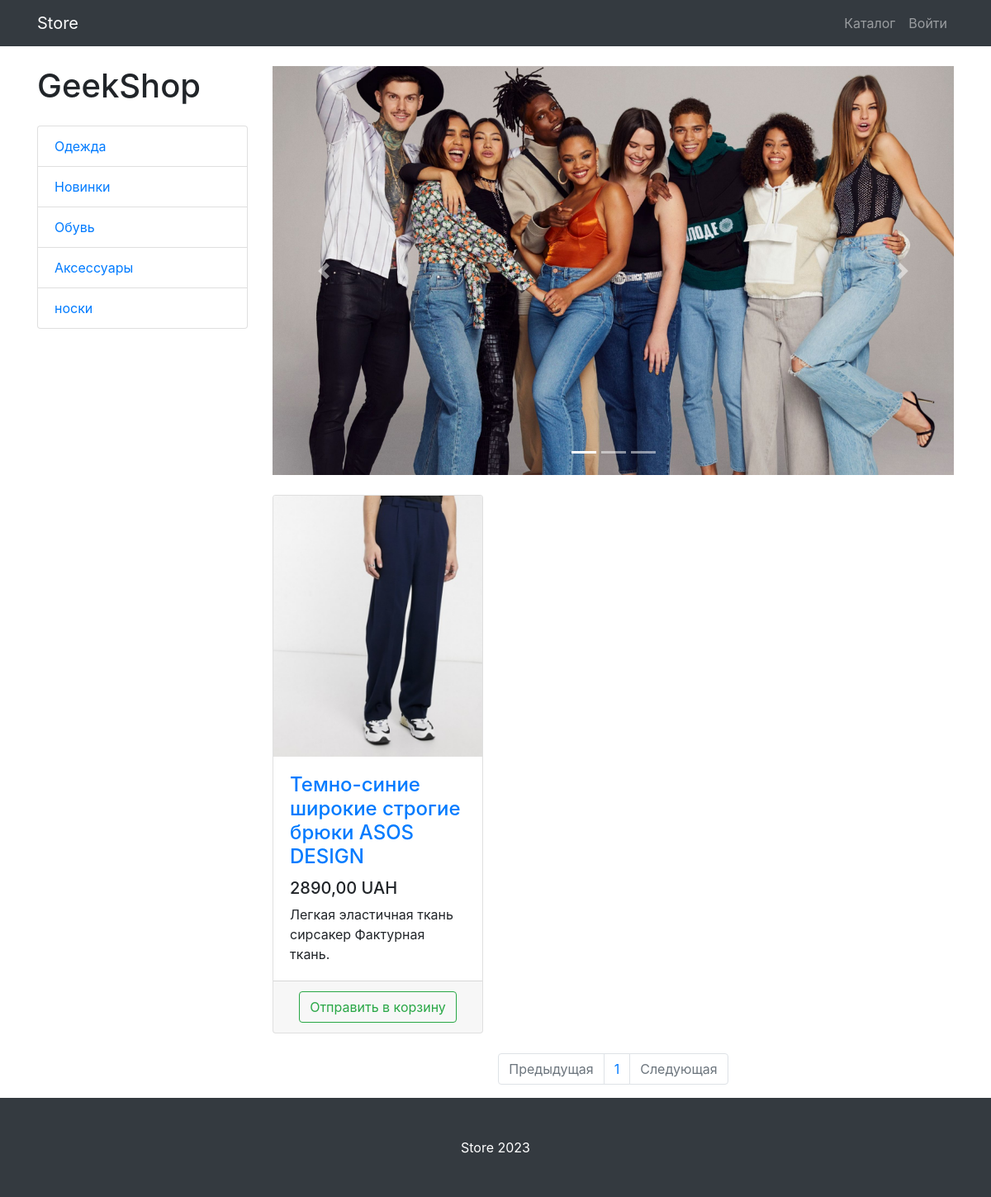
Screenshot of /products/2/ with the database file from the repository.
### products/models.py (models this page shows, shortened)
class ProductsCategory(models.Model):
    name = models.CharField(max_length=78, unique=True)
    description = models.TextField(blank=True)
    class Meta:
        verbose_name_plural = ('Product Categories')

class Products(models.Model):
    name = models.CharField(max_length=256)
    image = models.ImageField(upload_to='products_images', blank=True)
    description = models.TextField(blank=True)
    short_description = models.CharField(max_length=64, blank=True)
    price = models.DecimalField(max_digits=8, decimal_places=2, default=0)
    quantity = models.PositiveBigIntegerField(default=0)
    category = models.ForeignKey(ProductsCategory, on_delete=models.CASCADE)

### products/views.py (the view)
# urls.py: path('', products, name='index'),
def products(request, category_id=None, page=1):
    context = {'title': 'Каталог - Store', 'categories': ProductsCategory.objects.all()}
    if category_id:
        products = Products.objects.filter(category_id=category_id)
    else:
        products = Products.objects.all()
    paginator = Paginator(products, 3)
    products_paginator = paginator.page(page)
    context.update({'products': products_paginator})
    return render(request, 'products/products.html', context)

### products/templates/products/products.html (shortened to what this page needs)
{% extends 'products/base.html' %}
{% load static %}
{% block css %}
    <link href="{% static 'css/products.css' %}" rel="stylesheet">
{% endblock %}
{% block content %}
    <div class="container">
    <div class="row">
        <div class="col-lg-3">
            <h1 class="my-4">GeekShop</h1>
            <div class="list-group">
                {% for category in categories %}
                    <a href="{% url 'products:category' category.id %}"
                     class="list-group-item">
                     {{ category.name }}
                    </a>
                {% endfor %}
            </div>
        </div>
        <div class="col-lg-9">
            <div id="carouselExampleIndicators" class="carousel slide my-4" data-ride="carousel">
                <ol class="carousel-indicators">
                    <li data-target="#carouselExampleIndicators" data-slide-to="0" class="active"></li>
                    <li data-target="#carouselExampleIndicators" data-slide-to="1"></li>
                    <li data-target="#carouselExampleIndicators" data-slide-to="2"></li>
                </ol>
                <div class="carousel-inner" role="listbox">
                    <div class="carousel-item active">
                        <img class="d-block img-fluid" src="{% static 'vendor/img/slides/slide-1.jpg' %}" alt="First slide">
                    </div>
                </div>
                <a class="carousel-control-prev" href="#carouselExampleIndicators" role="button" data-slide="prev">
                    <span class="carousel-control-prev-icon" aria-hidden="true"></span>
                </a>
                <a class="carousel-control-next" href="#carouselExampleIndicators" role="button" data-slide="next">
                    <span class="carousel-control-next-icon" aria-hidden="true"></span>
                </a>
            </div>
            <div class="row">
                {% for product in products %}
                <div class="col-lg-4 col-md-6 mb-4">
                    <div class="card h-100">
                        <a href="#">
                            <img class="card-img-top"
                                 src="/media/{{ product.image }}"
                                 alt="">
                        </a>
                        <div class="card-body">
                            <h4 class="card-title">
                                <a href="#">{{ product.name }}</a>
                            </h4>
                            <h5>{{ product.price }} UAH</h5>
                            <p class="card-text">{{ product.short_description }}</p>
                        </div>
                        <div class="card-footer text-center">
                            <a href="{% url 'products:basket_add' product.id %}">
                                <button type="button" class="btn btn-outline-success">
                                    Отправить в корзину
                                </button>
                            </a>
                        </div>
                    </div>
                </div>
                {% endfor %}
            </div>
            <nav aria-label="Page navigation example">
                <ul class="pagination justify-content-center">
                    <li class="page-item {% if not products.has_previous %} disabled {% endif %}">
                        <a class="page-link"
                        href="{% if products.has_previous %} {% url 'products:page' products.previous_page_number %} {% else %} # {% endif %}"
                        tabindex="-1" aria-disabled="true">Предыдущая</a>
                    </li>
                    {% for page in products.paginator.page_range %}
                        <li class="page-item">
                            <a class="page-link" href="{% url 'products:page' page %}">
                                {{ page }}
                            </a>
                        </li>
                    {% endfor %}
                    <li class="page-item {% if not products.has_next %} disabled {% endif %}">
                        <a class="page-link"
                        href="{% if products.has_next %} {% url 'products:page' products.next_page_number %} {% else %} # {% endif %}"
                        >Следующая</a>
                    </li>
                </ul>
            </nav>
        </div>
    </div>
</div>
{% endblock %}
{% block footer %}
    <footer class="py-5 bg-dark">
        <div class="container">
            <p class="m-0 text-center text-white"> Store 2023</p>
        </div>
    </footer>
{% endblock %}

### rows the page displays
ProductsCategory: name "Одежда"
ProductsCategory: name "Новинки"
ProductsCategory: name "Обувь"
ProductsCategory: name "Аксессуары"
ProductsCategory: name "носки"
Products: image (picture), name "Темно-синие широкие строгие брюки ASOS DESIGN", price "2890,00", short_description "Легкая эластичная ткань сирсакер Фактурная ткань."

### other values shown
{{ page }} "1"
